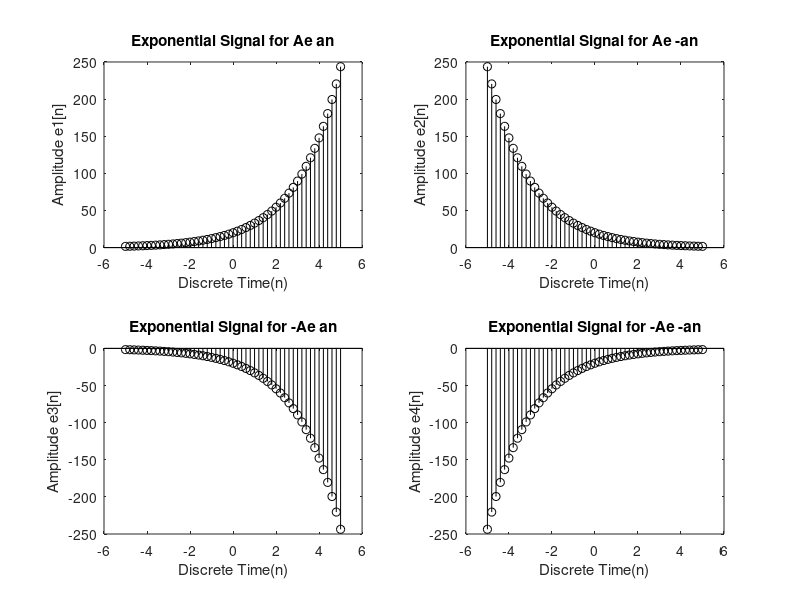

Source code (MATLAB):
clc
clear
close all
A=20
a=0.5
x=-5:0.2:5;
y1=y2=y3=y4=zeros(1,length(x));
for i=1:length(x)
  y1(i)=A*exp(a*x(i));
  y2(i)=A*exp((-a)*x(i));
  y3(i)=(-A)*exp(a*x(i));
  y4(i)=(-A)*exp((-a)*x(i));
endfor
% For Ae^an
subplot(2,2,1)
stem(x,y1,"k");
title("Exponential Signal for Ae^ an");
xlabel("Discrete Time(n)");
ylabel("Amplitude e1[n]");
% For Ae^-an
subplot(2,2,2)
stem(x,y2,"k");
title("Exponential Signal for Ae^ -an");
xlabel("Discrete Time(n)");
ylabel("Amplitude e2[n]");
% For -Ae^an
subplot(2,2,3)
stem(x,y3,"k");
title("Exponential Signal for -Ae^ an");
xlabel("Discrete Time(n)");
ylabel("Amplitude e3[n]");
% For -Ae^-an
subplot(2,2,4)
stem(x,y4,"k");
title("Exponential Signal for -Ae^ -an");
xlabel("Discrete Time(n)");
ylabel("Amplitude e4[n]");
